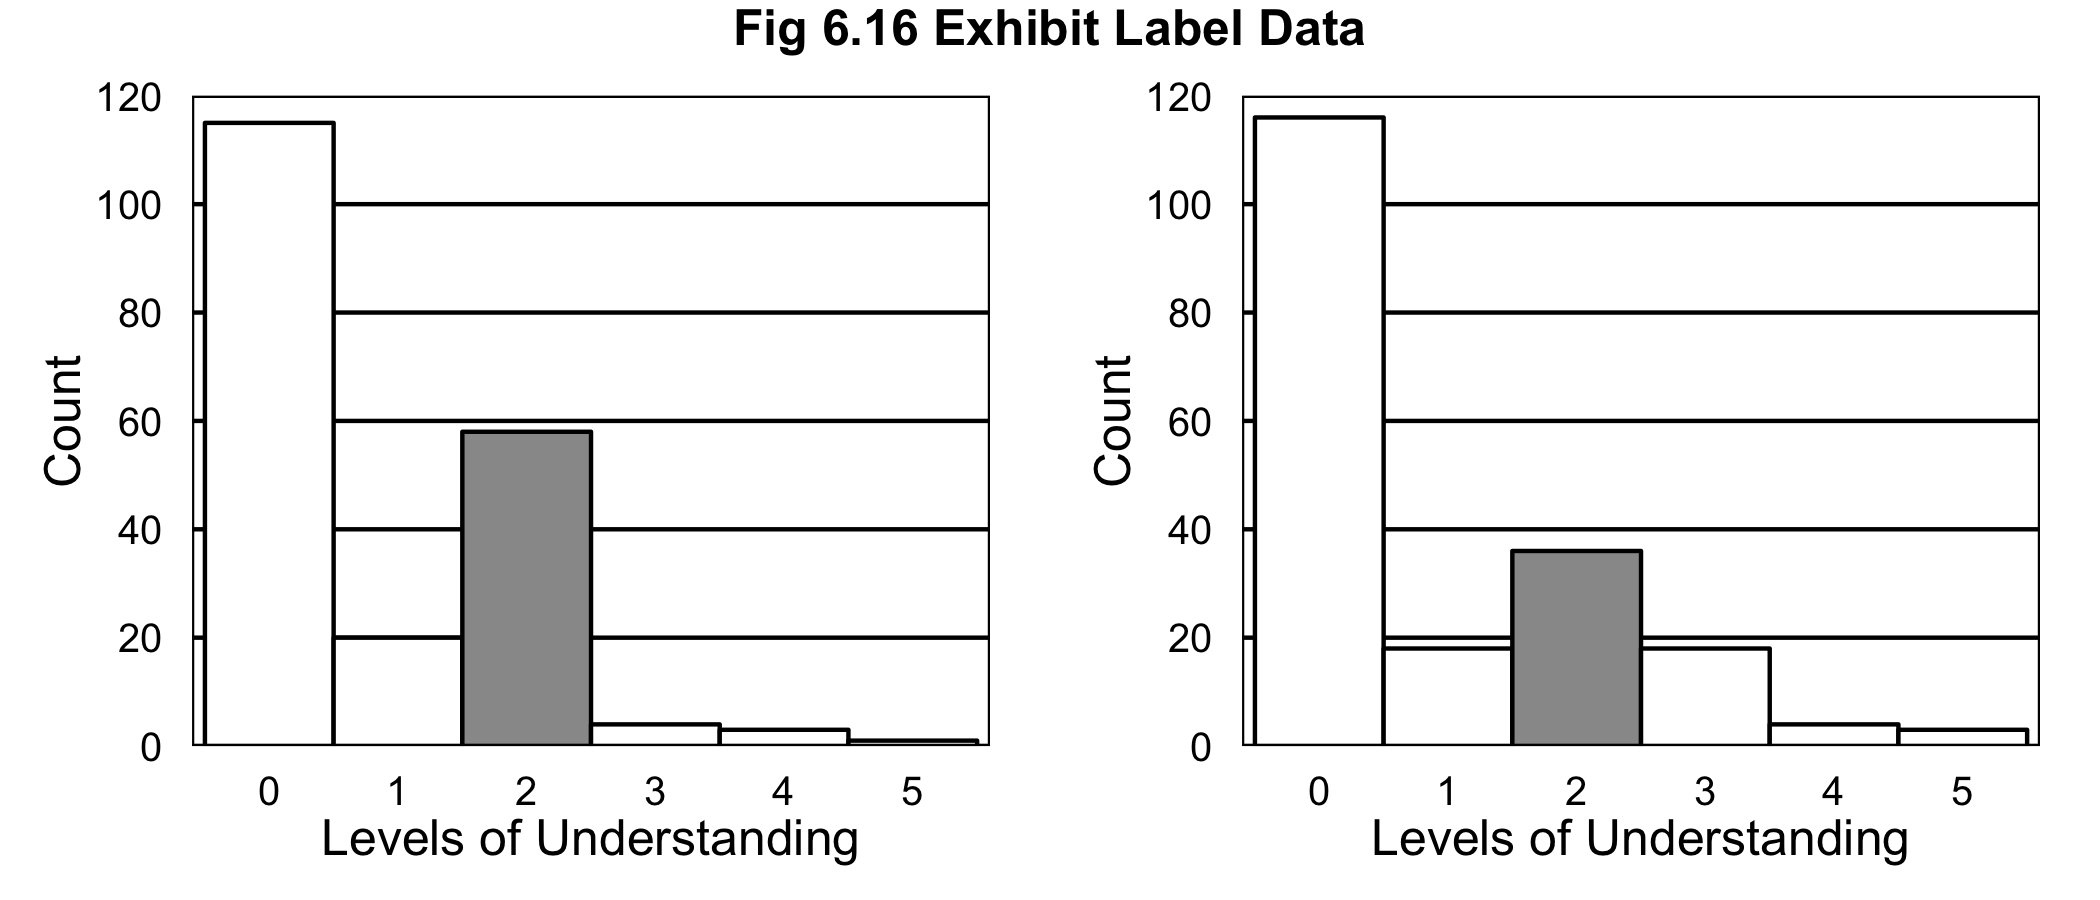

Write the R code that produced this figure.
library(ggplot2)
library(gridExtra)

this_base <- "fig06-16_exhibit-label-data"

my_data <- data.frame(before = c(115, 20, 58, 4, 3, 1),
                      after = c(116, 18, 36, 18, 4, 3),
                      level = as.character(0:5),
                      feature = c("no", "no", "yes", "no", "no", "no"))

p1 <- ggplot(my_data, aes(x = level, y = before, fill = feature)) +
  geom_bar(stat = "identity", colour = "black", width = 1, show_guide = FALSE) +
  scale_fill_manual(values = c("yes" = "grey60", "no" = "white")) +
  scale_y_continuous(breaks = seq(0, 120, 20), limits = c(0, 120), 
                     expand = c(0, 0)) +
  labs(x = "Levels of Understanding", y = "Count") +
  theme_bw() +
  theme(panel.grid.major.y = element_line(colour = "black", size = 0.5),
        panel.grid.major.x = element_blank(), 
        panel.grid.minor = element_blank(),
        panel.border = element_rect(colour = "black", size = 0.5),
        axis.ticks = element_blank())

p1	

p2 <- ggplot(my_data, aes(x = level, y = after, fill = feature)) +
  geom_bar(stat = "identity", colour = "black", width = 1, show_guide = FALSE) +
  scale_fill_manual(values = c("yes" = "grey60", "no" = "white")) +
  scale_y_continuous(breaks = seq(0, 120, 20), limits = c(0, 120), 
                     expand = c(0, 0)) +
  labs(x = "Levels of Understanding", y = "Count") +
  theme_bw() +
  theme(panel.grid.major.y = element_line(colour = "black", size = 0.5),
        panel.grid.major.x = element_blank(), 
        panel.grid.minor = element_blank(),
        panel.border = element_rect(colour = "black", size = 0.5),
        axis.ticks = element_blank())

p2

# arrange plots together 
p3 <- arrangeGrob(p1, p2, ncol = 2,
                  main = textGrob("Fig 6.16 Exhibit Label Data", 
                                  just = "top", vjust = 0.75, 
                                  gp = gpar(lineheight = 1, fontface = "bold")))

p3

# must pass in p3 since arrangeGrob doesnt return ggplot object
ggsave(paste0(this_base, ".png"), 
       p3, width = 7, height = 3)


## note: my_data is estimated
